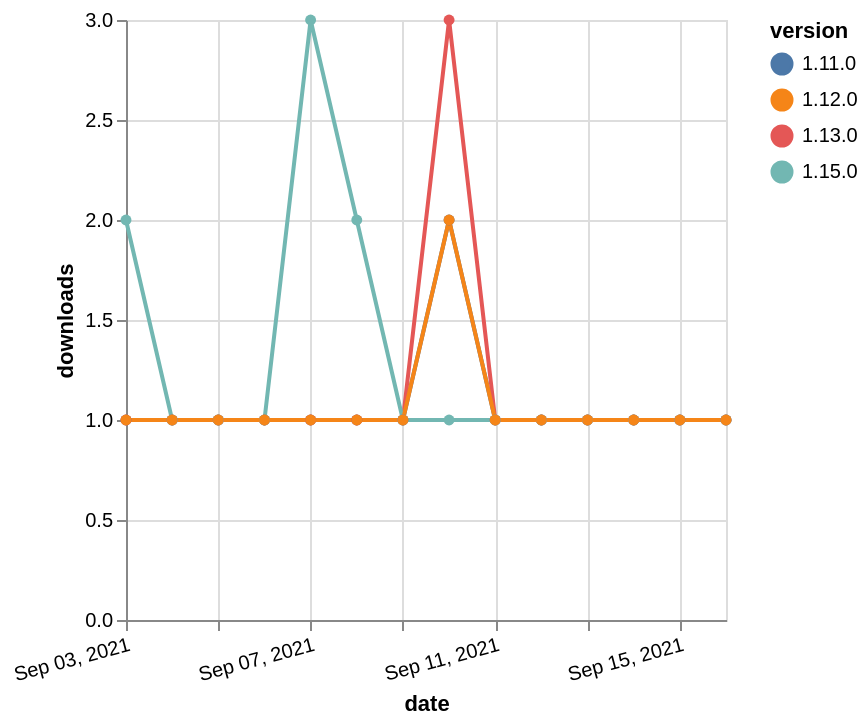

Vega-Lite specification stored for this chart:
### Vega-Lite specification from a JSON file in a GitHub repository (floating-point values rounded to 4 significant figures)
{"$schema": "https://vega.github.io/schema/vega-lite/v5.json", "description": "A simple bar chart with embedded data.", "data": {"values": [{"date": "2021-09-03", "total": 242, "delta": 1, "version": "1.11.0"}, {"date": "2021-09-04", "total": 243, "delta": 1, "version": "1.11.0"}, {"date": "2021-09-05", "total": 244, "delta": 1, "version": "1.11.0"}, {"date": "2021-09-06", "total": 245, "delta": 1, "version": "1.11.0"}, {"date": "2021-09-07", "total": 246, "delta": 1, "version": "1.11.0"}, {"date": "2021-09-08", "total": 247, "delta": 1, "version": "1.11.0"}, {"date": "2021-09-09", "total": 248, "delta": 1, "version": "1.11.0"}, {"date": "2021-09-10", "total": 250, "delta": 2, "version": "1.11.0"}, {"date": "2021-09-11", "total": 251, "delta": 1, "version": "1.11.0"}, {"date": "2021-09-12", "total": 252, "delta": 1, "version": "1.11.0"}, {"date": "2021-09-13", "total": 253, "delta": 1, "version": "1.11.0"}, {"date": "2021-09-14", "total": 254, "delta": 1, "version": "1.11.0"}, {"date": "2021-09-15", "total": 255, "delta": 1, "version": "1.11.0"}, {"date": "2021-09-16", "total": 256, "delta": 1, "version": "1.11.0"}, {"date": "2021-09-03", "total": 350, "delta": 1, "version": "1.13.0"}, {"date": "2021-09-04", "total": 351, "delta": 1, "version": "1.13.0"}, {"date": "2021-09-05", "total": 352, "delta": 1, "version": "1.13.0"}, {"date": "2021-09-06", "total": 353, "delta": 1, "version": "1.13.0"}, {"date": "2021-09-07", "total": 354, "delta": 1, "version": "1.13.0"}, {"date": "2021-09-08", "total": 355, "delta": 1, "version": "1.13.0"}, {"date": "2021-09-09", "total": 356, "delta": 1, "version": "1.13.0"}, {"date": "2021-09-10", "total": 359, "delta": 3, "version": "1.13.0"}, {"date": "2021-09-11", "total": 360, "delta": 1, "version": "1.13.0"}, {"date": "2021-09-12", "total": 361, "delta": 1, "version": "1.13.0"}, {"date": "2021-09-13", "total": 362, "delta": 1, "version": "1.13.0"}, {"date": "2021-09-14", "total": 363, "delta": 1, "version": "1.13.0"}, {"date": "2021-09-15", "total": 364, "delta": 1, "version": "1.13.0"}, {"date": "2021-09-16", "total": 365, "delta": 1, "version": "1.13.0"}, {"date": "2021-09-03", "total": 154, "delta": 2, "version": "1.15.0"}, {"date": "2021-09-04", "total": 155, "delta": 1, "version": "1.15.0"}, {"date": "2021-09-05", "total": 156, "delta": 1, "version": "1.15.0"}, {"date": "2021-09-06", "total": 157, "delta": 1, "version": "1.15.0"}, {"date": "2021-09-07", "total": 160, "delta": 3, "version": "1.15.0"}, {"date": "2021-09-08", "total": 162, "delta": 2, "version": "1.15.0"}, {"date": "2021-09-09", "total": 163, "delta": 1, "version": "1.15.0"}, {"date": "2021-09-10", "total": 164, "delta": 1, "version": "1.15.0"}, {"date": "2021-09-11", "total": 165, "delta": 1, "version": "1.15.0"}, {"date": "2021-09-12", "total": 166, "delta": 1, "version": "1.15.0"}, {"date": "2021-09-13", "total": 167, "delta": 1, "version": "1.15.0"}, {"date": "2021-09-14", "total": 168, "delta": 1, "version": "1.15.0"}, {"date": "2021-09-15", "total": 169, "delta": 1, "version": "1.15.0"}, {"date": "2021-09-16", "total": 170, "delta": 1, "version": "1.15.0"}, {"date": "2021-09-03", "total": 183, "delta": 1, "version": "1.12.0"}, {"date": "2021-09-04", "total": 184, "delta": 1, "version": "1.12.0"}, {"date": "2021-09-05", "total": 185, "delta": 1, "version": "1.12.0"}, {"date": "2021-09-06", "total": 186, "delta": 1, "version": "1.12.0"}, {"date": "2021-09-07", "total": 187, "delta": 1, "version": "1.12.0"}, {"date": "2021-09-08", "total": 188, "delta": 1, "version": "1.12.0"}, {"date": "2021-09-09", "total": 189, "delta": 1, "version": "1.12.0"}, {"date": "2021-09-10", "total": 191, "delta": 2, "version": "1.12.0"}, {"date": "2021-09-11", "total": 192, "delta": 1, "version": "1.12.0"}, {"date": "2021-09-12", "total": 193, "delta": 1, "version": "1.12.0"}, {"date": "2021-09-13", "total": 194, "delta": 1, "version": "1.12.0"}, {"date": "2021-09-14", "total": 195, "delta": 1, "version": "1.12.0"}, {"date": "2021-09-15", "total": 196, "delta": 1, "version": "1.12.0"}, {"date": "2021-09-16", "total": 197, "delta": 1, "version": "1.12.0"}]}, "width": "container", "mark": {"type": "line", "point": {"filled": true}}, "encoding": {"x": {"field": "date", "type": "temporal", "timeUnit": "yearmonthdate", "title": "date", "axis": {"labelAngle": -15}}, "y": {"field": "delta", "type": "quantitative", "title": "downloads"}, "color": {"field": "version", "type": "nominal"}, "tooltip": {"field": "delta"}}}
